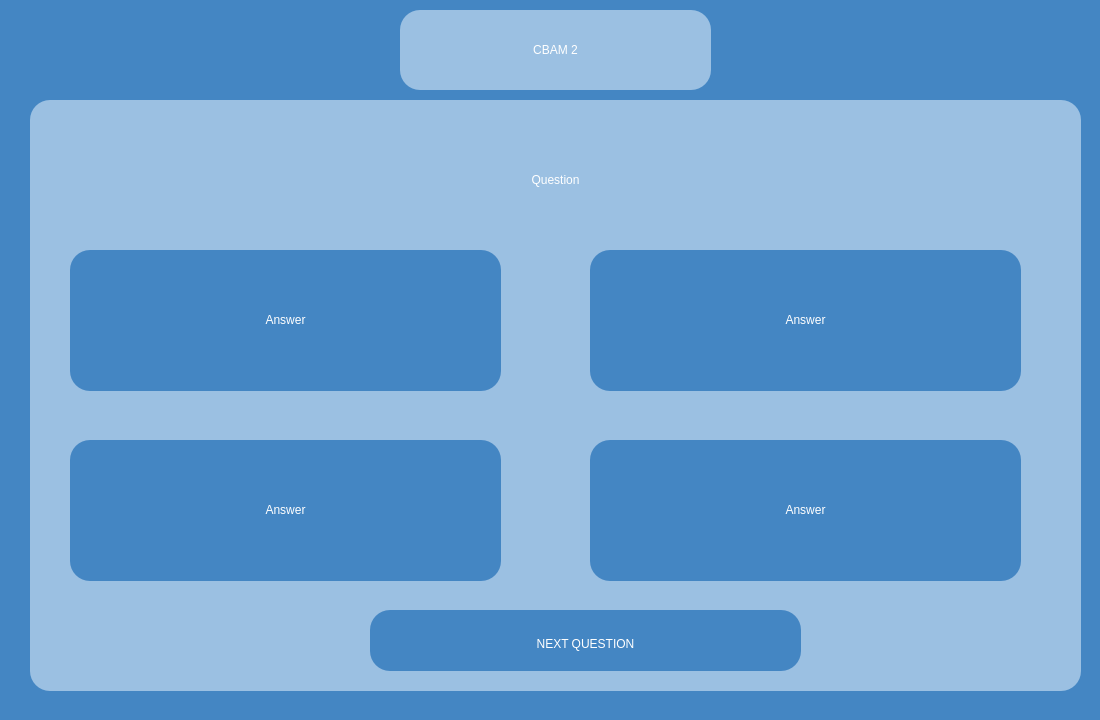
<?xml version="1.0" encoding="UTF-8"?>
<ui version="4.0">
 <class>cellBiologyExam2</class>
 <widget class="QWidget" name="cellBiologyExam2">
  <property name="geometry">
   <rect>
    <x>0</x>
    <y>0</y>
    <width>1100</width>
    <height>720</height>
   </rect>
  </property>
  <property name="windowTitle">
   <string>Form</string>
  </property>
  <property name="styleSheet">
   <string notr="true">background-color: #4486c3;</string>
  </property>
  <widget class="QFrame" name="You_profile_back">
   <property name="geometry">
    <rect>
     <x>400</x>
     <y>10</y>
     <width>311</width>
     <height>80</height>
    </rect>
   </property>
   <property name="styleSheet">
    <string notr="true">background-color:rgb(155, 192, 226);
border:0px;
border-radius: 20px;</string>
   </property>
   <property name="frameShape">
    <enum>QFrame::Shape::StyledPanel</enum>
   </property>
   <property name="frameShadow">
    <enum>QFrame::Shadow::Raised</enum>
   </property>
   <widget class="QLabel" name="your_profile_text">
    <property name="geometry">
     <rect>
      <x>10</x>
      <y>10</y>
      <width>291</width>
      <height>61</height>
     </rect>
    </property>
    <property name="styleSheet">
     <string notr="true">color:white;
font: 32pt &quot;Aura&quot;;</string>
    </property>
    <property name="text">
     <string>&lt;html&gt;&lt;head/&gt;&lt;body&gt;&lt;p align=&quot;center&quot;&gt;CBAM 2&lt;/p&gt;&lt;/body&gt;&lt;/html&gt;</string>
    </property>
   </widget>
  </widget>
  <widget class="QFrame" name="questionTab">
   <property name="geometry">
    <rect>
     <x>30</x>
     <y>100</y>
     <width>1051</width>
     <height>591</height>
    </rect>
   </property>
   <property name="styleSheet">
    <string notr="true">background-color:rgb(155, 192, 226);
border:0px;
border-radius: 20px;</string>
   </property>
   <property name="frameShape">
    <enum>QFrame::Shape::StyledPanel</enum>
   </property>
   <property name="frameShadow">
    <enum>QFrame::Shadow::Raised</enum>
   </property>
   <widget class="QLabel" name="question">
    <property name="geometry">
     <rect>
      <x>10</x>
      <y>10</y>
      <width>1031</width>
      <height>141</height>
     </rect>
    </property>
    <property name="whatsThis">
     <string>&lt;html&gt;&lt;head/&gt;&lt;body&gt;&lt;p align=&quot;center&quot;&gt;&lt;br/&gt;&lt;/p&gt;&lt;/body&gt;&lt;/html&gt;</string>
    </property>
    <property name="styleSheet">
     <string notr="true">color:white;
font: 32pt &quot;Aura&quot;;
text-align:center;</string>
    </property>
    <property name="text">
     <string>&lt;html&gt;&lt;head/&gt;&lt;body&gt;&lt;p align=&quot;center&quot;&gt;Question&lt;/p&gt;&lt;/body&gt;&lt;/html&gt;</string>
    </property>
   </widget>
   <widget class="QFrame" name="answerTab_1">
    <property name="geometry">
     <rect>
      <x>40</x>
      <y>150</y>
      <width>431</width>
      <height>141</height>
     </rect>
    </property>
    <property name="styleSheet">
     <string notr="true">background-color:#4486c3;
border:0px;
border-radius: 20px;</string>
    </property>
    <property name="frameShape">
     <enum>QFrame::Shape::StyledPanel</enum>
    </property>
    <property name="frameShadow">
     <enum>QFrame::Shadow::Raised</enum>
    </property>
    <widget class="QLabel" name="answer_1">
     <property name="geometry">
      <rect>
       <x>10</x>
       <y>40</y>
       <width>411</width>
       <height>61</height>
      </rect>
     </property>
     <property name="whatsThis">
      <string>&lt;html&gt;&lt;head/&gt;&lt;body&gt;&lt;p align=&quot;center&quot;&gt;&lt;br/&gt;&lt;/p&gt;&lt;/body&gt;&lt;/html&gt;</string>
     </property>
     <property name="styleSheet">
      <string notr="true">color:white;
font: 32pt &quot;Aura&quot;;</string>
     </property>
     <property name="text">
      <string>&lt;html&gt;&lt;head/&gt;&lt;body&gt;&lt;p align=&quot;center&quot;&gt;Answer&lt;/p&gt;&lt;/body&gt;&lt;/html&gt;</string>
     </property>
    </widget>
    <widget class="QPushButton" name="answer_1Button">
     <property name="geometry">
      <rect>
       <x>0</x>
       <y>0</y>
       <width>431</width>
       <height>141</height>
      </rect>
     </property>
     <property name="styleSheet">
      <string notr="true">background-color:rgba(0, 0, 0, 0);
border-radius:35px;</string>
     </property>
     <property name="text">
      <string/>
     </property>
    </widget>
    <zorder>answer_1Button</zorder>
    <zorder>answer_1</zorder>
   </widget>
   <widget class="QFrame" name="answerTab_2">
    <property name="geometry">
     <rect>
      <x>560</x>
      <y>150</y>
      <width>431</width>
      <height>141</height>
     </rect>
    </property>
    <property name="styleSheet">
     <string notr="true">background-color:#4486c3;
border:0px;
border-radius: 20px;</string>
    </property>
    <property name="frameShape">
     <enum>QFrame::Shape::StyledPanel</enum>
    </property>
    <property name="frameShadow">
     <enum>QFrame::Shadow::Raised</enum>
    </property>
    <widget class="QLabel" name="answer_2">
     <property name="geometry">
      <rect>
       <x>10</x>
       <y>40</y>
       <width>411</width>
       <height>61</height>
      </rect>
     </property>
     <property name="whatsThis">
      <string>&lt;html&gt;&lt;head/&gt;&lt;body&gt;&lt;p align=&quot;center&quot;&gt;&lt;br/&gt;&lt;/p&gt;&lt;/body&gt;&lt;/html&gt;</string>
     </property>
     <property name="styleSheet">
      <string notr="true">color:white;
font: 32pt &quot;Aura&quot;;</string>
     </property>
     <property name="text">
      <string>&lt;html&gt;&lt;head/&gt;&lt;body&gt;&lt;p align=&quot;center&quot;&gt;Answer&lt;/p&gt;&lt;/body&gt;&lt;/html&gt;</string>
     </property>
    </widget>
    <widget class="QPushButton" name="answer_2Button">
     <property name="geometry">
      <rect>
       <x>0</x>
       <y>0</y>
       <width>431</width>
       <height>141</height>
      </rect>
     </property>
     <property name="styleSheet">
      <string notr="true">background-color:rgba(0, 0, 0, 0);
border-radius:35px;</string>
     </property>
     <property name="text">
      <string/>
     </property>
    </widget>
    <zorder>answer_2Button</zorder>
    <zorder>answer_2</zorder>
   </widget>
   <widget class="QFrame" name="answerTab_3">
    <property name="geometry">
     <rect>
      <x>40</x>
      <y>340</y>
      <width>431</width>
      <height>141</height>
     </rect>
    </property>
    <property name="styleSheet">
     <string notr="true">background-color:#4486c3;
border:0px;
border-radius: 20px;</string>
    </property>
    <property name="frameShape">
     <enum>QFrame::Shape::StyledPanel</enum>
    </property>
    <property name="frameShadow">
     <enum>QFrame::Shadow::Raised</enum>
    </property>
    <widget class="QLabel" name="answer_3">
     <property name="geometry">
      <rect>
       <x>10</x>
       <y>40</y>
       <width>411</width>
       <height>61</height>
      </rect>
     </property>
     <property name="whatsThis">
      <string>&lt;html&gt;&lt;head/&gt;&lt;body&gt;&lt;p align=&quot;center&quot;&gt;&lt;br/&gt;&lt;/p&gt;&lt;/body&gt;&lt;/html&gt;</string>
     </property>
     <property name="styleSheet">
      <string notr="true">color:white;
font: 32pt &quot;Aura&quot;;</string>
     </property>
     <property name="text">
      <string>&lt;html&gt;&lt;head/&gt;&lt;body&gt;&lt;p align=&quot;center&quot;&gt;Answer&lt;/p&gt;&lt;/body&gt;&lt;/html&gt;</string>
     </property>
    </widget>
    <widget class="QPushButton" name="answer_3Button">
     <property name="geometry">
      <rect>
       <x>0</x>
       <y>0</y>
       <width>431</width>
       <height>141</height>
      </rect>
     </property>
     <property name="styleSheet">
      <string notr="true">background-color:rgba(0, 0, 0, 0);
border-radius:35px;</string>
     </property>
     <property name="text">
      <string/>
     </property>
    </widget>
    <zorder>answer_3Button</zorder>
    <zorder>answer_3</zorder>
   </widget>
   <widget class="QFrame" name="answerTab_4">
    <property name="geometry">
     <rect>
      <x>560</x>
      <y>340</y>
      <width>431</width>
      <height>141</height>
     </rect>
    </property>
    <property name="styleSheet">
     <string notr="true">background-color:#4486c3;
border:0px;
border-radius: 20px;</string>
    </property>
    <property name="frameShape">
     <enum>QFrame::Shape::StyledPanel</enum>
    </property>
    <property name="frameShadow">
     <enum>QFrame::Shadow::Raised</enum>
    </property>
    <widget class="QLabel" name="answer_4">
     <property name="geometry">
      <rect>
       <x>10</x>
       <y>40</y>
       <width>411</width>
       <height>61</height>
      </rect>
     </property>
     <property name="whatsThis">
      <string>&lt;html&gt;&lt;head/&gt;&lt;body&gt;&lt;p align=&quot;center&quot;&gt;&lt;br/&gt;&lt;/p&gt;&lt;/body&gt;&lt;/html&gt;</string>
     </property>
     <property name="styleSheet">
      <string notr="true">color:white;
font: 32pt &quot;Aura&quot;;</string>
     </property>
     <property name="text">
      <string>&lt;html&gt;&lt;head/&gt;&lt;body&gt;&lt;p align=&quot;center&quot;&gt;Answer&lt;/p&gt;&lt;/body&gt;&lt;/html&gt;</string>
     </property>
    </widget>
    <widget class="QPushButton" name="answer_4Button">
     <property name="geometry">
      <rect>
       <x>0</x>
       <y>0</y>
       <width>431</width>
       <height>141</height>
      </rect>
     </property>
     <property name="styleSheet">
      <string notr="true">background-color:rgba(0, 0, 0, 0);
border-radius:35px;</string>
     </property>
     <property name="text">
      <string/>
     </property>
    </widget>
    <zorder>answer_4Button</zorder>
    <zorder>answer_4</zorder>
   </widget>
   <widget class="QFrame" name="nextTab">
    <property name="geometry">
     <rect>
      <x>340</x>
      <y>510</y>
      <width>431</width>
      <height>61</height>
     </rect>
    </property>
    <property name="styleSheet">
     <string notr="true">background-color:#4486c3;
border:0px;
border-radius: 20px;</string>
    </property>
    <property name="frameShape">
     <enum>QFrame::Shape::StyledPanel</enum>
    </property>
    <property name="frameShadow">
     <enum>QFrame::Shadow::Raised</enum>
    </property>
    <widget class="QLabel" name="next">
     <property name="geometry">
      <rect>
       <x>70</x>
       <y>4</y>
       <width>291</width>
       <height>61</height>
      </rect>
     </property>
     <property name="whatsThis">
      <string>&lt;html&gt;&lt;head/&gt;&lt;body&gt;&lt;p align=&quot;center&quot;&gt;&lt;br/&gt;&lt;/p&gt;&lt;/body&gt;&lt;/html&gt;</string>
     </property>
     <property name="styleSheet">
      <string notr="true">color:white;
font: 32pt &quot;Aura&quot;;</string>
     </property>
     <property name="text">
      <string>&lt;html&gt;&lt;head/&gt;&lt;body&gt;&lt;p align=&quot;center&quot;&gt;NEXT QUESTION&lt;/p&gt;&lt;/body&gt;&lt;/html&gt;</string>
     </property>
    </widget>
    <widget class="QPushButton" name="nextButton">
     <property name="geometry">
      <rect>
       <x>0</x>
       <y>0</y>
       <width>431</width>
       <height>61</height>
      </rect>
     </property>
     <property name="styleSheet">
      <string notr="true">background-color:rgba(0, 0, 0, 0);
border-radius:35px;</string>
     </property>
     <property name="text">
      <string/>
     </property>
    </widget>
   </widget>
  </widget>
 </widget>
 <resources/>
 <connections/>
</ui>
